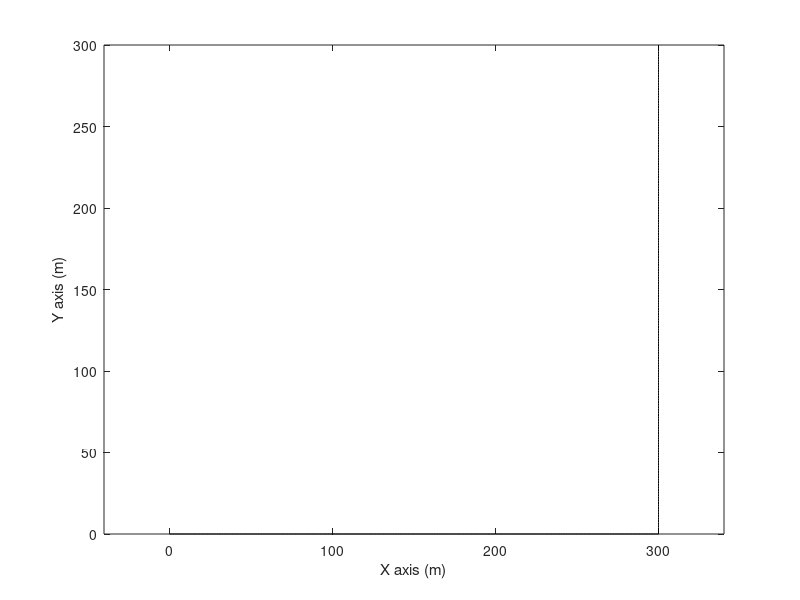

Source code (MATLAB):
clc;
clear all;
close all;

% p1        p2        p5            p6
% ...........         ...............
%           .         .
%           .         .
%           ...........    
%           p3        p4

flag_printf = 1;

nx = 601;

p1 = 1;
p2 = 301;
p3 = 601;

dh = 1;
origin_x = 0;
origin_z = 0;

bz = zeros(nx,2);
% NOTE: x direction tight
% so coord x incremental with x
for i=p1:p2
    bz(i,1) = origin_x + (i-p1)*dh;
    bz(i,2) = origin_z;
end
for i=p2+1:p3
    bz(i,1) = bz(p2,1) + cos(0.5*pi*90/90)*(i-p2)*dh;  
    bz(i,2) = bz(p2,2) + sin(0.5*pi*90/90)*(i-p2)*dh;
end
% bz(:,2) = smooth(bz(:,2),20);
% bz(:,1) = smooth(bz(:,1),20);
if flag_printf
    figure(1)   
    plot(bz(:,1),bz(:,2),'k');
    axis equal tight;
    xlabel('X axis (m)');
    ylabel('Y axis (m)');
end

% creat data file
file_name = '../data_file_2d.txt';
fid=fopen(file_name,'w'); % Output file name 
fprintf(fid,'# nx number\n'); 
fprintf(fid,'%d\n',nx);
fprintf(fid,'# bz coords\n'); 
for i=1:nx
  fprintf(fid,'%.9e %.9e\n',bz(i,1),bz(i,2));
end

if flag_printf
   print(gcf,'model2.png','-r300','-dpng');
 end

